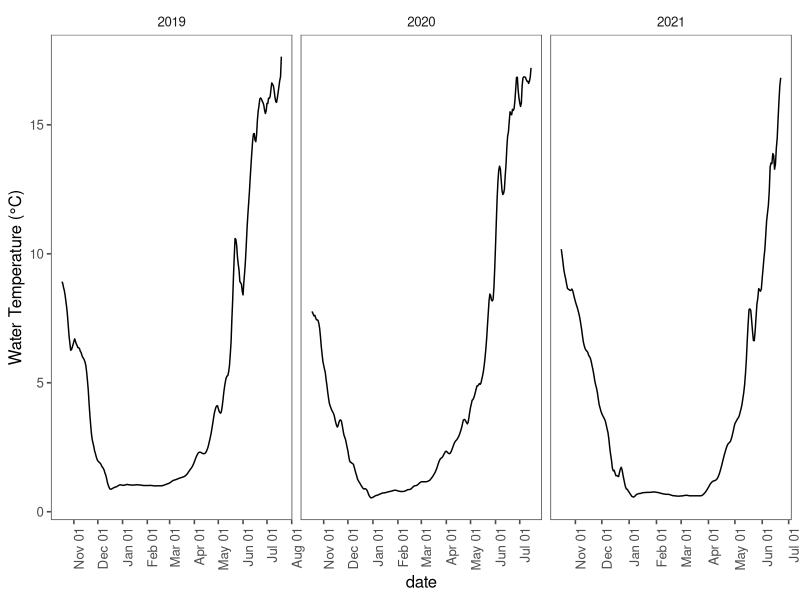
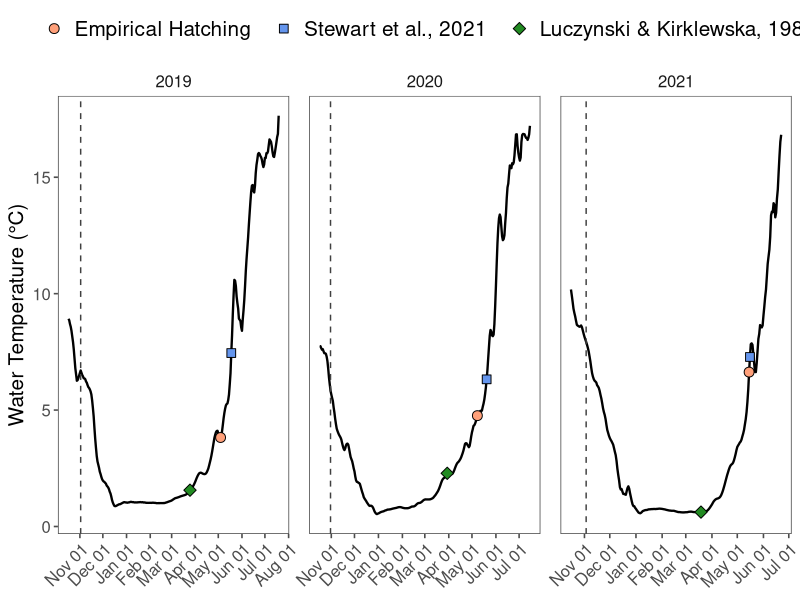

R code for these plots, in order: (Note: this script raises an error after producing the figures.)
#### CLEAR THE ENVIRONMENT FIRST ---------------------------------------------

rm(list = ls(all.names = TRUE))


#### LOAD PACKAGES -----------------------------------------------------------

library(tidyverse)
library(ggplot2)
library(lubridate)
library(ggthemes)
library(data.table)
library(readxl)
library(gridExtra)
library(grid)
library(cowplot)


#### LOAD TEMPERATURE DATA -----------------------------------------------------------------------

temp.1 <- read_excel("data/lake-konnevesi/lake-konnevesi-temperature.xlsx", sheet = "2019") %>% filter(depth_m == 4.5, !is.na(temp_c))
temp.2 <- read_excel("data/lake-konnevesi/lake-konnevesi-temperature.xlsx", sheet = "2020") %>% filter(depth_m == 4.5, !is.na(temp_c))
temp.3 <- read_excel("data/lake-konnevesi/lake-konnevesi-temperature.xlsx", sheet = "2021") %>% filter(depth_m == 4.5, !is.na(temp_c))

temp.all <- bind_rows(temp.1, temp.2, temp.3) %>% 
  mutate(yday = yday(date))
rm(temp.1, temp.2, temp.3)

## Calculate a 5-day center moving average to smooth temperature curve
## Smoothing prevents issues below trying to find the start and stop from large daily temp deviations
temp.all.ma <- temp.all %>% group_by(year) %>% 
  mutate(temp.ma_c = frollmean(temp_c, n = 5, align = "center")) %>% 
  filter(!is.na(temp.ma_c))

## 
ggplot(temp.all.ma, aes(x = date, y = temp.ma_c)) + 
  geom_line() + theme_few() + 
  ylab('Water Temperature (°C)') + 
  scale_x_datetime(date_breaks = "1 month", date_labels =  "%b %d") + 
  theme(axis.text.x = element_text(angle = 90, hjust = 1))  + 
  facet_wrap(~year, scales = "free_x")


#### CALCULATE MEAN SPAWNING DATE ----------------------------------------------------------------

spawn.start <- read_excel("data/lake-konnevesi/lake-konnevesi-spawning.xlsx", sheet = "lake-konnevesi-spawning") %>%
  group_by(year) %>% 
  filter(row_number() == 1) %>% 
  select(year, start.date = date)
spawn.end <- read_excel("data/lake-konnevesi/lake-konnevesi-spawning.xlsx", sheet = "lake-konnevesi-spawning") %>%
  group_by(year) %>% 
  filter(row_number() == n()) %>% 
  select(year, end.date = date)
spawn <- left_join(spawn.start, spawn.end)


## Combine start and end dates; Filter to each day in spawning period
mu.spawn <- temp.all.ma %>% 
  left_join(spawn) %>% 
  group_by(year) %>% 
  filter(date >= start.date, date <= end.date) %>% 
  summarize(mu.spawn.date = mean(date))


#### CALCULATE MEAN HATCHING DATE ----------------------------------------------------------------

mu.hatch <- read_excel("data/lake-konnevesi/lake-konnevesi-hatching.xlsx", sheet = "lake-konnevesi-hatching") %>% 
  group_by(year) %>% 
  summarize(mu.hatch.date = as.Date(mean(date), format = "%Y-%m-%d"))


#### FILTER TEMP PROFILES BY SPAWNING AND HATCHING DATES -----------------------------------------

temp.inc <- temp.all.ma %>% left_join(mu.spawn) %>%
  left_join(mu.hatch) %>% 
  group_by(year) %>% 
  filter(date >= mu.spawn.date, date <= mu.hatch.date) %>% 
  select(-mu.spawn.date, -mu.hatch.date)

## Find ADD at hatch
temp.ADD <- temp.inc %>% group_by(year) %>% 
  mutate(ADD = cumsum(temp.ma_c)) %>% 
  filter(ADD == max(ADD)) %>% 
  select(date, year, temp.ma_c, ADD)


#### EUROPEAN WHITEFISH MODELS -------------------------------------------------------------------

## Polynomial: y = a + bx + cx^2
## Semilog: log10(y) = log10(a) + log10(b)x + log10(c)x^2
## Antilog: 10^(log(y))

## Luczynski and Kirklewska, 1984
model.LK <- read_excel("data/model-structural-parameters.xlsx", sheet = "coefficients") %>% 
  filter(lake == "Lake Kosno")
  #filter(lake == "Lake Constance", species == "lavaretus macrophthalmus")

## Take antilog from daily semilog output, accumulate across days
model.LK.perc <- temp.all.ma %>% left_join(mu.spawn) %>% 
  group_by(year) %>% 
  filter(date >= mu.spawn.date) %>% 
  mutate(perc.day = (10^(model.LK$a + model.LK$b * temp.ma_c + model.LK$c * temp.ma_c^2))*100,
         perc.cum = cumsum(perc.day)) %>% 
  filter(perc.cum <= 100) %>%
  mutate(ADD = cumsum(temp.ma_c))

model.LK.perc.max <- model.LK.perc %>% group_by(year) %>% 
  filter(perc.cum == max(perc.cum)) %>% 
  select(date, year, temp.ma_c, ADD) %>% 
  mutate(model = "LK")


## Stewart et al. 2021
model.konnevesi <- read_excel("data/model-structural-parameters.xlsx", sheet = "coefficients") %>% 
  filter(lake == "Lake Southern Konnevesi", species == "albula")

## Take antilog from daily semilog output, accumulate across days
model.ST.perc <- temp.all.ma %>% left_join(mu.spawn) %>% 
  group_by(year) %>% 
  filter(date >= mu.spawn.date) %>% 
  mutate(perc.day = (10^(model.konnevesi$a + model.konnevesi$b * temp.ma_c + model.konnevesi$c * temp.ma_c^2))*100,
         perc.cum = cumsum(perc.day),) %>% 
  filter(perc.cum <= 100) %>%
  mutate(ADD = cumsum(temp.ma_c))

model.ST.perc.max <- model.ST.perc %>% group_by(year) %>% 
  filter(perc.cum == max(perc.cum)) %>% 
  select(date, year, temp.ma_c, ADD) %>% 
  mutate(model = "ST")


#### COMBINE ALL MODEL HATCHING ESTIMATES --------------------------------------------------------

model.hatching.all <- temp.ADD %>% 
  mutate(model = "EP") %>% 
  bind_rows(., model.ST.perc.max, model.LK.perc.max) %>% 
  mutate(model = factor(model, ordered = TRUE, levels = c("EP", "ST", "LK")),
         yday = yday(date))

model.hatching.all.comp <- model.hatching.all %>% 
  group_by(model) %>% 
  summarize(mean.yday = mean(yday)) %>% 
  select(model, mean.yday) %>% 
  pivot_wider(names_from = model, values_from = mean.yday) %>% 
  mutate(diff = EP-ST)


#### VISUALIZATIONS ------------------------------------------------------------------------------

ggplot(temp.all.ma, aes(x = date, y = temp.ma_c)) + 
  geom_line(size = 0.8) +
  geom_vline(data = data.frame(year = unique(temp.all.ma$year), 
                               date = temp.inc %>% group_by(year) %>% slice(1) %>% pull(date)),
             aes(xintercept = date), color = "gray25", linetype = "dashed", show.legend = FALSE) +
  geom_point(data = model.hatching.all, aes(x = as.POSIXct(date), y = temp.ma_c, fill = model, shape = model), size = 3) +
  scale_shape_manual("", values = c(21, 22, 23),
                     labels = c("Empirical Hatching  ", "Stewart et al., 2021  ", "Luczynski & Kirklewska, 1984")) +
  scale_fill_manual("", values = c("lightsalmon", "cornflowerblue", "forestgreen"),
                    labels = c("Empirical Hatching  ", "Stewart et al., 2021  ", "Luczynski & Kirklewska, 1984")) +
  scale_x_datetime(date_breaks = "1 month", date_labels =  "%b %d") + 
  labs(y = "Water Temperature (°C)") + 
  theme_few() + 
  theme(axis.text.x = element_text(angle = 45, hjust = 1),
        axis.text = element_text(size = 12),
        axis.title.y = element_text(size = 15),
        axis.title.x = element_blank(),
        legend.position = "top", 
        legend.text = element_text(size = 15),
        strip.text = element_text(size = 12),
        panel.spacing = unit(1, "lines")) + 
  facet_wrap(~year, scales = "free_x")

ggsave("figures/lake-konnevesi/lake-konnevesi-albula-model-comparison.png", height = 5.5, width = 9.5, dpi = 300)


plot.add <- ggplot(model.hatching.all, aes(x = factor(year), y = ADD, group = model)) +
  geom_point(aes(fill = model, shape = model), size = 3) + 
  scale_shape_manual("", values = c(21, 22, 23),
                     labels = c("Empirical Hatching  ", "Stewart et al., 2021  ", "Luczynski & Kirklewska, 1984")) +
  scale_fill_manual("", values = c("lightsalmon", "cornflowerblue", "forestgreen"),
                    labels = c("Empirical Hatching  ", "Stewart et al., 2021  ", "Luczynski & Kirklewska, 1984")) +
  labs(y = "Degree-days") +
  theme_few() + 
  theme(axis.text.x = element_text(angle = 45, hjust = 1),
        axis.text = element_text(size = 12),
        axis.title.y = element_text(size = 15),
        axis.title.x = element_blank(),
        legend.position = "top", 
        legend.text = element_text(size = 15),
        strip.text = element_text(size = 12),
        panel.spacing = unit(1, "lines"))

plot.date <- ggplot(model.hatching.all, aes(x = factor(year), y = yday, group = model)) +
  geom_point(aes(fill = model, shape = model), size = 3) + 
  scale_shape_manual("", values = c(21, 22, 23),
                     labels = c("Empirical Hatching  ", "Stewart et al., 2021  ", "Luczynski & Kirklewska, 1984")) +
  scale_fill_manual("", values = c("lightsalmon", "cornflowerblue", "forestgreen"),
                    labels = c("Empirical Hatching  ", "Stewart et al., 2021  ", "Luczynski & Kirklewska, 1984")) +
  labs(y = "Julian Date") +
  theme_few() + 
  theme(axis.text.x = element_text(angle = 45, hjust = 1),
        axis.text = element_text(size = 12),
        axis.title.y = element_text(size = 15),
        axis.title.x = element_blank(),
        legend.position = "top", 
        legend.text = element_text(size = 15),
        strip.text = element_text(size = 12),
        panel.spacing = unit(1, "lines"))

## Combine all figures
plot.all <- grid.arrange(
  arrangeGrob(get_legend(plot.add),
              nrow = 1,
              ncol = 1),
  arrangeGrob(
    arrangeGrob(plot.add + theme(legend.position = "none", axis.title.x = element_blank()),
                nrow = 1),
    arrangeGrob(plot.date + theme(legend.position = "none", axis.title.x = element_blank()), 
                nrow = 1),
    ncol = 2,
    widths = c(1, 1)
  ),
  heights = c(0.05, 1.0)
)

#ggsave("figures/lake-konnevesi/lake-konnevesi-model-comparison-point.png", plot = plot.all, width = 8, height = 5, dpi = 300)

